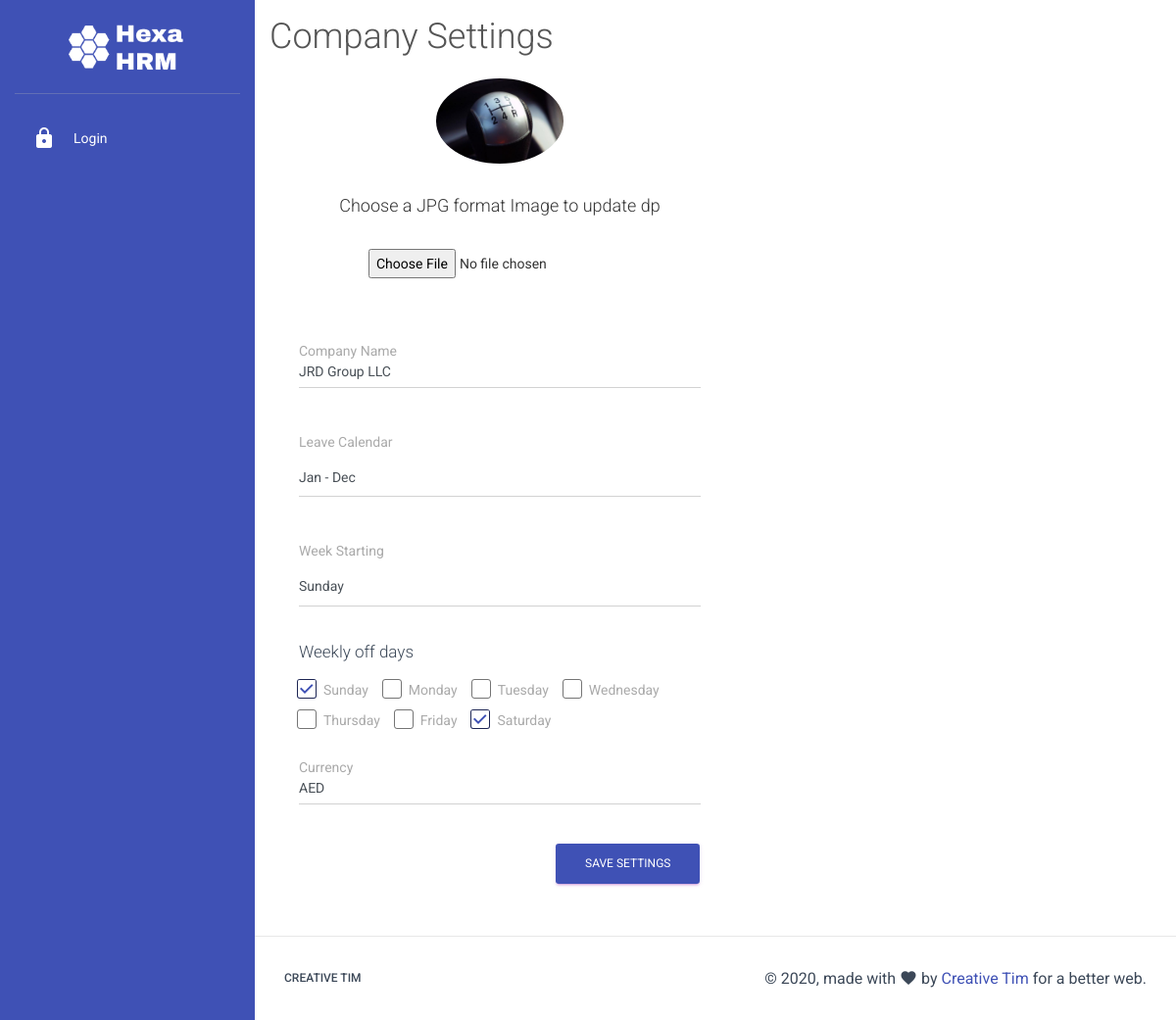
Before: /company/settings/ with the older database file.
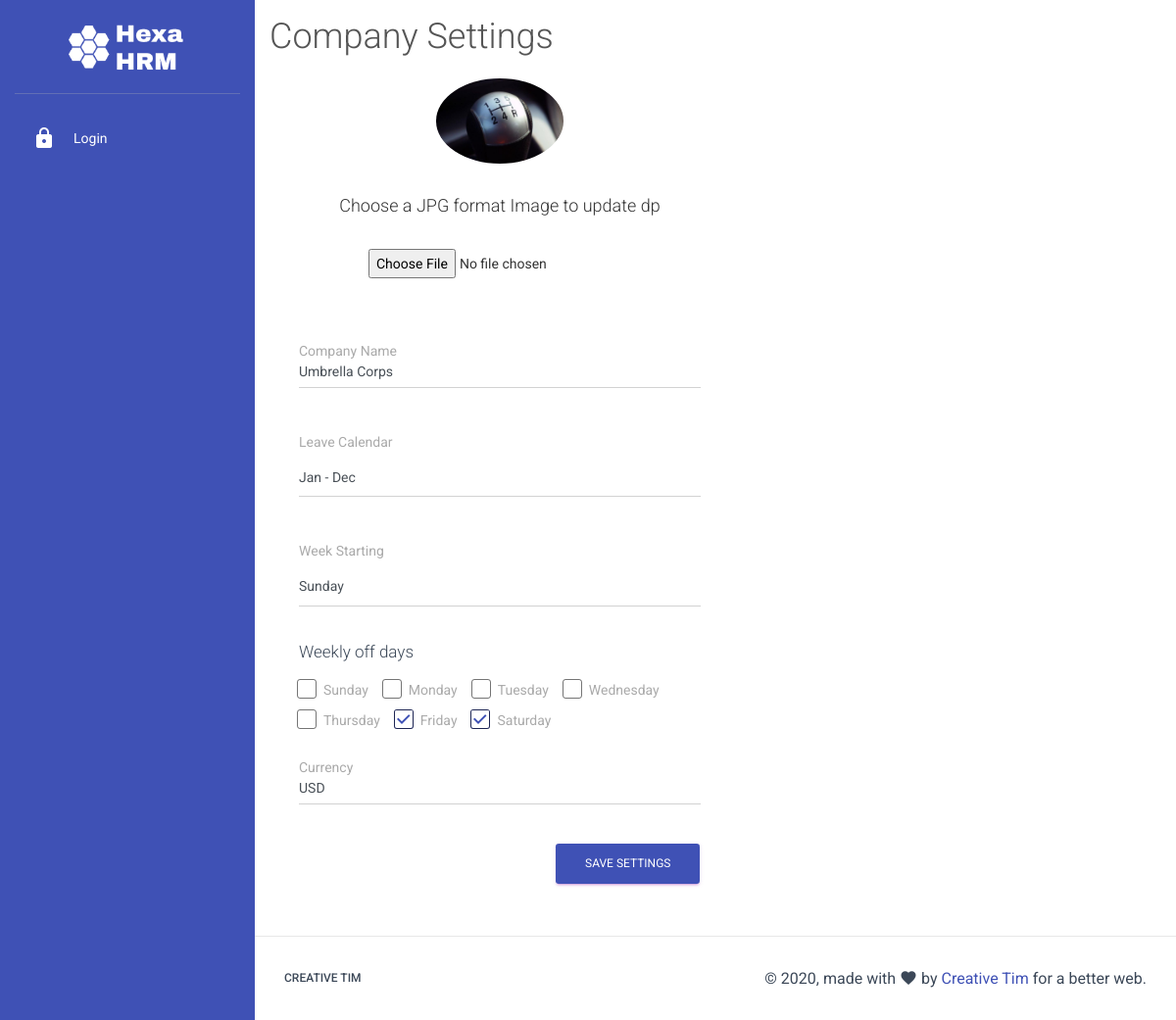
After: the same page with the newer database file.
### main.py (models this page shows)
class Organization(db.Model):
    id = db.Column(db.Integer, primary_key=True)
    name = db.Column(db.String(150), nullable=False)
    personal_info = db.Column(db.Boolean)
    leave_calender = db.Column(db.Integer)
    currency = db.Column(db.String)
    week_start = db.Column(db.Integer)
    week_off = db.Column(db.String)

### main.py (the view, shortened to what this page needs)
@app.route('/company/settings/', methods=["GET","POST"])
def company_set():
    company = Organization.query.first()
    if company.week_off:
        weekends = list(map(int, company.week_off.split(",")))
    else:
        weekends =[]
    return render_template("company_settings.html",company=company,weekends=weekends)

### main.py (called while the page is built)
@app.before_request
def before_request():
    g.user = None
    if "uid" in session:
        login_user = User.query.get(session["uid"])
        if login_user and bcrypt.check_password_hash(session["sk"], login_user.name):
            g.user = login_user

### templates/company_settings.html (shortened to what the changed rows need)
{% extends "template.html" %}
{% block heading %}
<h2>Company Settings</h2>
{% endblock %}
{% block content %}
<div class="container-fluid">
  <div class="row">
    <div class="col-md-6">
          <form action="/company/settings/" method="POST" enctype="multipart/form-data">
            <br>
            <div class="form-group bmd-form-group">
              <label for="name">Company Name</label>
              <input type="text" class="form-control" value="{{company.name}}" name="name" id="name" required>
            </div>
            <br>
            <div class="form-group bmd-form-group">
              <label for="leave_calender">Leave Calendar</label>
                <select class="form-control selectpicker" data-style="btn btn-link" name="leave_calender" id="leave_calender">
                {% if company.leave_calender == 1%}
                  <option value="1" selected>Jan - Dec</option>
                {% else %}
                  <option value="1">Jan - Dec</option>
                  <option value="2" selected>Joining Date to Date</option>
                {% endif %}
                </select>
            </div>
            <br>
            <div class="form-group bmd-form-group">
              <label for="week_start">Week Starting</label>
                <select class="form-control selectpicker" data-style="btn btn-link" name="week_start" id="week_start">
                {% if company.week_start == 7 %}
                  <option value="7" selected>Sunday</option>
                {% else %}
                  <option value="1" selected>Monday</option>
                  <option value="7">Sunday</option>
                {% endif %}
                </select>
            </div>
            <br>
            <div class="form-check form-check-inline">
              <label class="form-check-label">
                <span class="form-check-sign">
                  <span class="check"></span>
                </span>
              </label>
            </div>
            <div class="form-check form-check-inline">
              <label class="form-check-label">
                <span class="form-check-sign">
                  <span class="check"></span>
                </span>
              </label>
            </div>
            <br>
            <br>
            <div class="form-group bmd-form-group">
              <label for="currency">Currency</label>
              <input type="text" class="form-control" value="{{company.currency}}" name="currency" id="currency" required>
            </div>
            <br>
          </form>
    </div>
  </div>
</div>
{% endblock %}

Changed rows visible on the page:
changed Organization "Jan - Dec": name "JRD Group LLC" → "Umbrella Corps"; currency "AED" → "USD"
